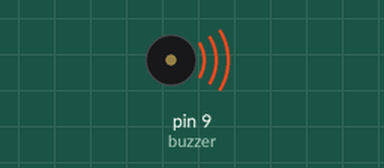
This sketch was run on a simulated Arduino Uno, built with avr-gcc and run on an emulated ATmega328P. On the bench: buzzer (waves = sounding).

Above: at 2.5 s.
At 6.0 s:
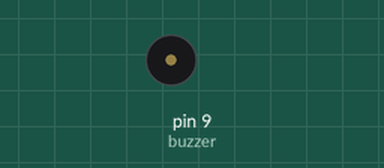
Timing chart, 0 to 9.1 s (numbered marks = the images above):
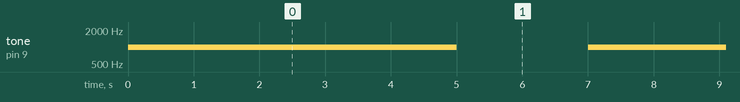

The sketch:

Buzzer.ino
```cpp
const int buzzer = 9; //buzzer to arduino pin 9


void setup(){

  pinMode(buzzer, OUTPUT); // Set buzzer - pin 9 as an output

}

void loop(){

  tone(buzzer, 1000); // Send 1KHz sound signal...
  delay(5000);        // ...for 5 sec
  noTone(buzzer);     // Stop sound...
  delay(2000);        // ...for 2 sec

}
```

Measured:
- by itself, tone on pin 9 (buzzer): alternates 1000 Hz for 5.0 s and silent for 2.0 s
